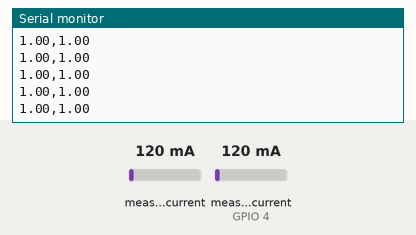
This program was run on a simulated ESP32. Parts: the last lines printed to the serial monitor. Inputs (shaded band) come from the test bench; at power-on: measured current 120 mA, measured current (sensor on GPIO 4) 120 mA.

Above: at 1.2 s.
1.3 s: measured current (sensor 0) set to 0 mA
At 1.9 s:
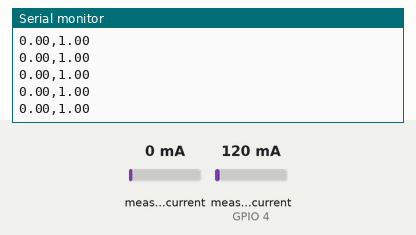
2.8 s: measured current (sensor on GPIO 4) set to 0 mA
At 3.7 s:
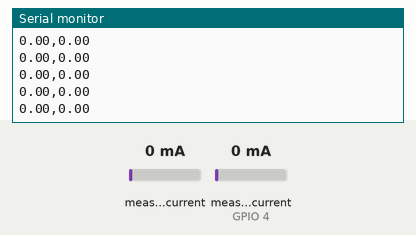
4.3 s: measured current (sensor 0) set to 40 mA
At 5.2 s:
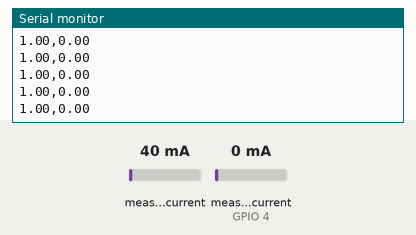
Timing chart, 0 to 7.3 s (numbered marks = the images above; inputs shaded):
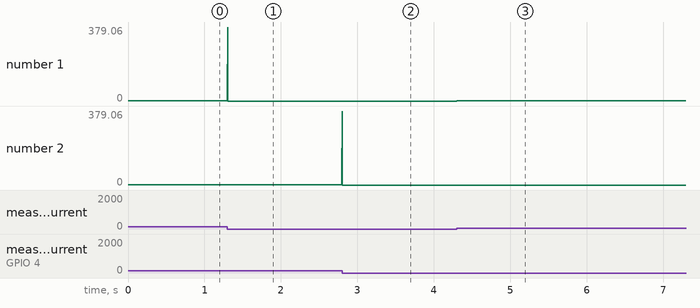

Measured:
- after the input at 1.3 s, the serial monitor: prints a new line at once (image 1)
- after the input at 2.8 s, the serial monitor: prints a new line at once (image 2)
- after the input at 4.3 s, the serial monitor: prints a new line at once (image 3)
- plotted number 1: 1 → 0 after the input at 1.3 s

The program:

main.cpp
```cpp
#include <Arduino.h>
#include <Wire.h>
#include <Adafruit_INA219.h>

Adafruit_INA219 ina219_1(0x40);
Adafruit_INA219 ina219_2(0x44);

unsigned long sensTimer = 0;

float dist, dist_filtered, dist_filtered_1, dist_filtered_2; // Для фильтрации

float k;       // Коэффициент для бегущего среднего
byte i, delta; // счётчики


float ReadAndFilterUS(float dist, byte ina219_NUM);

float convertToMillimeters(float sensorValue);

void setup()
{
  Wire.begin(21, 22);
  Serial.begin(115200);
  ina219_1.setCalibration_16V_400mA();
  ina219_2.setCalibration_16V_400mA();
  if (!ina219_1.begin())
  {
    Serial.println("Failed to find INA219_1 chip");
    while (1)
    {
      delay(10);
    }
  }
  if (!ina219_2.begin())
  {
    Serial.println("Failed to find INA219_2 chip");
    while (1)
    {
      delay(10);
    }
  }
  Serial.println("US_1, US_2");
}

void loop()

{
  float dist_1 = convertToMillimeters(ReadAndFilterUS(ina219_1.getCurrent_mA(), 1));
  float dist_2 = convertToMillimeters(ReadAndFilterUS(ina219_2.getCurrent_mA(), 2));

  Serial.print(dist_1);
  Serial.print(',');
  Serial.print(dist_2);
  Serial.println();
}

float ReadAndFilterUS(float dist, byte ina219_NUM) // ina219_1.getCurrent_mA();
{

  switch (ina219_NUM)
  {
  case 1:
    dist_filtered = dist_filtered_1;
    break;
  case 2:
    dist_filtered = dist_filtered_2;
    break;
  }

  if (millis() - sensTimer > 1)
  {
    // dist = ina219_1.getCurrent_mA();
    delta = abs(dist_filtered - dist); // расчёт изменения с предыдущим

    if (delta > 1) // если большое - резкий коэффициент
    {
      k = 0.95;
    }
    else if (delta <= 1 && delta > 0.3)
    {
      k = 0.8;
    }
    else if (delta <= 0.3 && delta >= 0.1)
    {
      k = 0.1;
    }
    else if (delta <= 0.1)
    {
      k = 0.05;
    }
    // если маленькое - плавный коэффициент

    dist_filtered += (dist - dist_filtered) * k; // фильтр "бегущее среднее"

    sensTimer = millis(); // сбросить таймер
  }

  switch (ina219_NUM)
  {
  case 1:
    dist_filtered_1 = dist_filtered;
    break;
  case 2:
    dist_filtered_2 = dist_filtered;
    break;
  default:

    break;
  }
  return dist_filtered + 0.35; //+0.43
}

float convertToMillimeters(float sensorValue)
{
  if (sensorValue < 3.7)
  {
    return 0.0;
  }
  else if (sensorValue >= 3.7 && sensorValue < 4.0)
  {
    sensorValue = 4.0;
  }

  if (sensorValue > 22.0)
  {
    return 1.0;
  }
  else if (sensorValue >= 20.0 && sensorValue <= 22.0)
  {
    sensorValue = 20.0;
  }

  float minSensorValue = 4.0;    // Минимальное значение с токового датчика (в мА)
  float minMillimeters = 100.0;  // Минимальное значение в миллиметрах
  float maxSensorValue = 20.0;   // Максимальное значение с токового датчика (в мА)
  float maxMillimeters = 2000.0; // Максимальное значение в миллиметрах

  // Выполняем линейную интерполяцию
  float millimeters = ((sensorValue - minSensorValue) / (maxSensorValue - minSensorValue)) * (maxMillimeters - minMillimeters) + minMillimeters;

  return millimeters;
}
```
